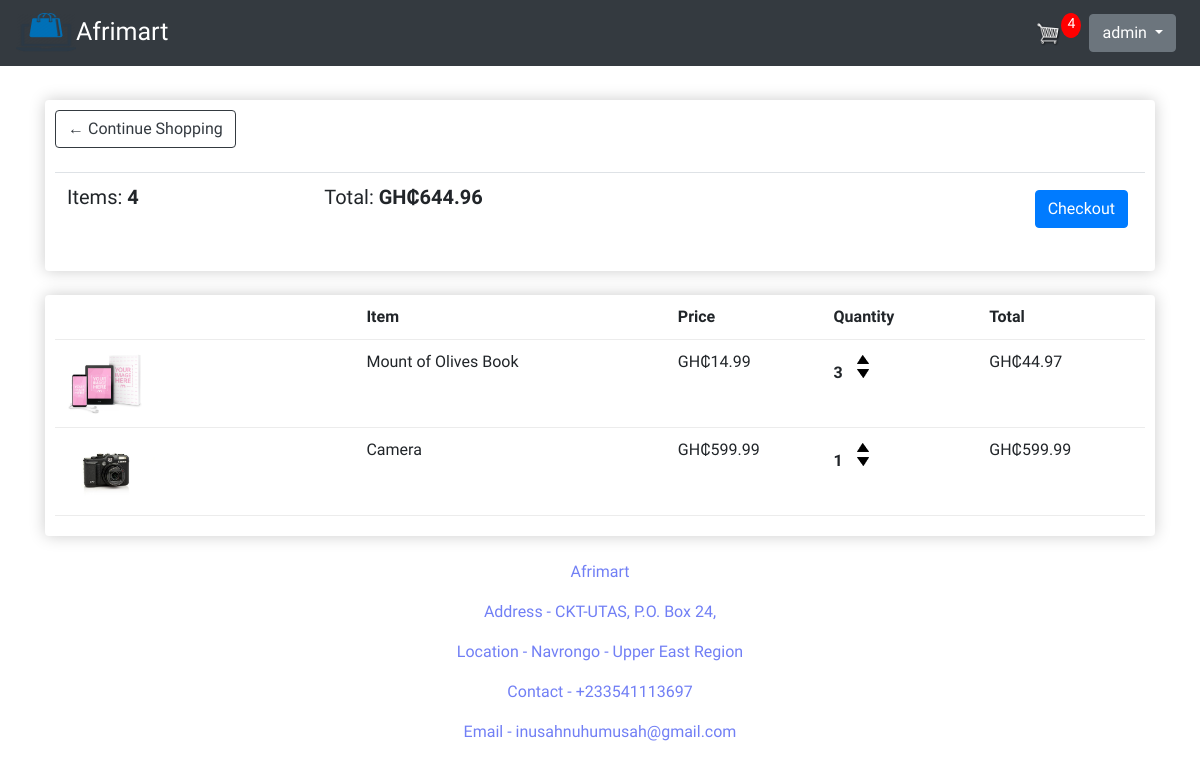
The app's page /cart/ (signed in) with its own data.
### store/models.py (models this page shows, shortened)
class Order(models.Model):
    customer = models.ForeignKey(Customer, on_delete=models.SET_NULL, null=True, blank=True)
    date_order = models.DateTimeField(auto_now_add=True)
    complete = models.BooleanField(default=False, null=True, blank=True)
    transaction_id = models.CharField(max_length=200, null=True)
    @property
    def get_cart_total(self):
        orderitems = self.orderitem_set.all()
        total = sum([item.get_total for item in orderitems])
        return total
    @property
    def get_cart_items(self):
        orderitems = self.orderitem_set.all()
        total = sum([item.quantity for item in orderitems])
        return total

class OrderItem(models.Model):
    product = models.ForeignKey(Product, on_delete=models.SET_NULL, null=True)
    order = models.ForeignKey(Order, on_delete=models.SET_NULL, null=True)
    quantity = models.IntegerField(default=0, null=True, blank=True)
    date_added = models.DateTimeField(auto_now_add=True)
    @property
    def get_total(self):
        total = self.product.price * self.quantity
        return total

class Product(models.Model):
    name = models.CharField(max_length=200, null=True)
    price = models.FloatField(max_length=200, null=True)
    digital = models.BooleanField(default=False, null=True, blank=True)
    image = models.ImageField(null=True, blank=True)
    @property
    def imageURL(self):
        try:
            url = self.image.url
        except:
            url = ''
        return url

### store/views.py (the view)
# urls.py: path('cart/', views.cart, name="cart"),
@login_required
def cart(request):
    data = cartData(request)
    cartItems = data['cartItems']
    order = data['order']
    items = data['items']
    context = {'items': items, 'order': order, 'cartItems': cartItems}
    return render(request, 'store/cart.html', context)

### store/utils.py (called while the page is built)
def cartData(request):
    if request.user.is_authenticated:
        customer = request.user.customer
        order, created = Order.objects.get_or_create(customer=customer, complete=False)
        items = order.orderitem_set.all()
        cartItems = order.get_cart_items
    else:
        cookieData = cookieCart(request)
        cartItems = cookieData['cartItems']
        order = cookieData['order']
        items = cookieData['items']
    return {'cartItems': cartItems, 'order': order, 'items': items}

### templates/store/cart.html (shortened to what this page needs)
{% extends 'store/main.html' %}
{% load static %}
{% block content %}
	<div class="row">
		<div class="col-lg-12">
			<div class="box-element">
				<a  class="btn btn-outline-dark" href="{% url 'store' %}">&#x2190; Continue Shopping</a>
				<br>
				<br>
				<table class="table">
					<tr>
						<th><h5>Items: <strong>{{order.get_cart_items}}</strong></h5></th>
						<th><h5>Total:<strong> GH₵{{order.get_cart_total|floatformat:2}}</strong></h5></th>
						<th>
							<a  style="float:right; margin:5px;" class="btn btn-primary" href="{% url 'checkout' %}">Checkout</a>
						</th>
					</tr>
				</table>
			</div>
			<br>
			<div class="box-element">
				<div class="cart-row">
					<div style="flex:2"><strong>Item</strong></div>
					<div style="flex:1"><strong>Price</strong></div>
					<div style="flex:1"><strong>Quantity</strong></div>
					<div style="flex:1"><strong>Total</strong></div>
				</div>
				{% for item in items %}
				<div class="cart-row">
					<div style="flex:2"><img class="row-image" src="{{item.product.imageURL}}"></div>
					<div style="flex:2"><p>{{item.product.name}}</p></div>
					<div style="flex:1"><p>GH₵{{item.product.price|floatformat:2}}</p></div>
					<div style="flex:1">
						<p class="quantity">{{item.quantity}}</p>
						<div class="quantity">
							<img data-product="{{item.product.id}}" data-action="add" class="chg-quantity update-cart" src="{% static  'images/arrow-up.png' %}">
							<img data-product="{{item.product.id}}" data-action="remove" class="chg-quantity update-cart" src="{% static  'images/arrow-down.png' %}">
						</div>
					</div>
					<div style="flex:1"><p>GH₵{{item.get_total|floatformat:2}}</p></div>
				</div>
				{% endfor %}
			</div>
		</div>
	</div>
{% endblock content %}

### templates/store/main.html (shortened to what this page needs)
<!DOCTYPE html>
{% load static %}
<html>
    <head>
            <link rel="stylesheet" type="text/css" href="{% static 'css/main.css' %}">
            <link rel="stylesheet" href="https://maxcdn.bootstrapcdn.com/bootstrap/4.0.0/css/bootstrap.min.css">
     </head>
     <body style="font-family: 'Glory', sans-serif;">
        <nav class="navbar navbar-expand-lg navbar-dark bg-dark">
          <a class="navbar-brand" style="font-size: 25px" href="{% url 'store' %}"><img width="60px" height="40px" src="{% static 'images/logo.png' %}">Afrimart</a>
          <div class="collapse navbar-collapse" id="navbarSupportedContent">
            <div class="form-inline my-2 my-lg-0">
                {% if user.is_authenticated %}
                    <a href="{% url 'cart' %}">
                        <img  id="cart-icon" src="{% static 'images/cart.png' %}">
                    </a>
                    <p id="cart-total">{{ cartItems }}</p>
                    <div class="dropdown mx-2">
                        <button class="btn btn-secondary dropdown-toggle" type="button" id="dropdownMenuButton" data-toggle="dropdown" aria-haspopup="true" aria-expanded="false">
                            {{user.username}}
                        </button>
                    </div>
                {% else  %}
                    <a href="{% url 'login'%}"class="btn btn-outline-primary">Login</a>
                    <a href="{% url 'signup'%}"class="mx-2 btn btn-outline-primary">Register</a>
                    <a class="divider"></a>
                    <a href="/admin"class="mx-2 btn btn-outline-success">Admin Login</a>
                {% endif %}
            </div>
          </div>
        </nav>
         <div class="container">
                <br>
                {% block content %}
                 {% endblock content %}
                <br>
                <div class="credits">
                    <p>Afrimart</p>
                    <p>Address - CKT-UTAS, P.O. Box 24,
                    <p>Location - Navrongo - Upper East Region
                    <p>Contact - +233541113697<p>
                    <p>Email - inusahnuhumusah@gmail.com</p>
                </div>
         </div>
     </body>
</html>

### static/css/main.css (style rules this page uses)
body { background-color: hsl(0, 0%, 98%); }
h1,h2,h3,h4,h5,h6 { color:hsl(0, 0%, 30%); }
.box-element { box-shadow:hsl(0, 0%, 80%) 0 0 16px; background-color: #fff; border-radius: 4px; padding: 10px; }
.bg-dark { background-color: #4f868c!important; }
#cart-icon { width:25px; display: inline-block; margin-left: 15px; }
#cart-total { display: block; text-align: center; color:#fff; background-color: red; width: 20px; height: 25px; border-radius: 50%; font-size: 14px; }
.col-lg-4, .col-lg-6, .col-lg-8, .col-lg-12 { margin-top: 10px; }
.btn { border-radius: 0; }
.row-image { width: 100px; }
.cart-row { display: flex; align-items: flex-start; padding-bottom: 10px; margin-bottom: 10px; border-bottom: 1px solid #ececec; }
.quantity { display: inline-block; font-weight: 700; padding-right:10px; }
.chg-quantity { width: 12px; cursor: pointer; display: block; margin-top: 5px; transition:.1s; }
.credits p { text-align: center; color: #717ff5; }

### records on screen
Order: get_cart_items "4", get_cart_total "644.96"
OrderItem: product.imageURL (picture), product.name "Mount of Olives Book", product.price "14.99", quantity "3", get_total "44.97"
OrderItem: product.imageURL (picture), product.name "Camera", product.price "599.99", quantity "1", get_total "599.99"

### other values on screen
{{ cartItems }} "4"
{{ user.username }} "admin"
